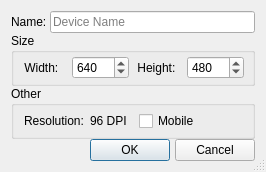
<?xml version="1.0" encoding="UTF-8"?>
<ui version="4.0">
 <class>AddEmulationDevDialog</class>
 <widget class="QDialog" name="AddEmulationDevDialog">
  <property name="windowModality">
   <enum>Qt::WindowModal</enum>
  </property>
  <property name="geometry">
   <rect>
    <x>0</x>
    <y>0</y>
    <width>266</width>
    <height>172</height>
   </rect>
  </property>
  <property name="sizePolicy">
   <sizepolicy hsizetype="Fixed" vsizetype="Fixed">
    <horstretch>0</horstretch>
    <verstretch>0</verstretch>
   </sizepolicy>
  </property>
  <property name="windowTitle">
   <string>Dialog</string>
  </property>
  <property name="windowIcon">
   <iconset resource="RobloxStudio.qrc">
    <normaloff>:/images/ANORRLStudio.png</normaloff>:/images/ANORRLStudio.png</iconset>
  </property>
  <property name="sizeGripEnabled">
   <bool>true</bool>
  </property>
  <property name="modal">
   <bool>true</bool>
  </property>
  <layout class="QVBoxLayout" name="verticalLayout">
   <item>
    <layout class="QVBoxLayout" name="verticalLayout_2">
     <property name="spacing">
      <number>0</number>
     </property>
     <item>
      <layout class="QHBoxLayout" name="horizontalLayout_5" stretch="0,0">
       <property name="spacing">
        <number>0</number>
       </property>
       <property name="margin">
        <number>0</number>
       </property>
       <item>
        <widget class="QLabel" name="label_5">
         <property name="text">
          <string>Name: </string>
         </property>
        </widget>
       </item>
       <item>
        <widget class="QLineEdit" name="lineEditName">
         <property name="placeholderText">
          <string>Device Name</string>
         </property>
        </widget>
       </item>
      </layout>
     </item>
     <item>
      <widget class="QGroupBox" name="groupBox_3">
       <property name="layoutDirection">
        <enum>Qt::LeftToRight</enum>
       </property>
       <property name="autoFillBackground">
        <bool>false</bool>
       </property>
       <property name="title">
        <string>Size</string>
       </property>
       <layout class="QHBoxLayout" name="horizontalLayout_4">
        <property name="spacing">
         <number>0</number>
        </property>
        <property name="leftMargin">
         <number>0</number>
        </property>
        <property name="topMargin">
         <number>0</number>
        </property>
        <property name="rightMargin">
         <number>8</number>
        </property>
        <property name="bottomMargin">
         <number>0</number>
        </property>
        <item>
         <widget class="QLabel" name="label_2">
          <property name="sizePolicy">
           <sizepolicy hsizetype="Minimum" vsizetype="Maximum">
            <horstretch>0</horstretch>
            <verstretch>0</verstretch>
           </sizepolicy>
          </property>
          <property name="layoutDirection">
           <enum>Qt::LeftToRight</enum>
          </property>
          <property name="text">
           <string>Width: </string>
          </property>
          <property name="alignment">
           <set>Qt::AlignCenter</set>
          </property>
         </widget>
        </item>
        <item>
         <widget class="QSpinBox" name="spinBoxWidth">
          <property name="minimum">
           <number>100</number>
          </property>
          <property name="maximum">
           <number>5000</number>
          </property>
          <property name="value">
           <number>640</number>
          </property>
         </widget>
        </item>
        <item>
         <widget class="QLabel" name="label">
          <property name="sizePolicy">
           <sizepolicy hsizetype="Minimum" vsizetype="Minimum">
            <horstretch>0</horstretch>
            <verstretch>0</verstretch>
           </sizepolicy>
          </property>
          <property name="layoutDirection">
           <enum>Qt::LeftToRight</enum>
          </property>
          <property name="text">
           <string>Height: </string>
          </property>
          <property name="alignment">
           <set>Qt::AlignCenter</set>
          </property>
         </widget>
        </item>
        <item>
         <widget class="QSpinBox" name="spinBoxHeight">
          <property name="minimum">
           <number>100</number>
          </property>
          <property name="maximum">
           <number>5000</number>
          </property>
          <property name="value">
           <number>480</number>
          </property>
         </widget>
        </item>
       </layout>
      </widget>
     </item>
     <item>
      <widget class="QGroupBox" name="groupBox_2">
       <property name="title">
        <string>Other</string>
       </property>
       <layout class="QHBoxLayout" name="horizontalLayout">
        <property name="spacing">
         <number>6</number>
        </property>
        <property name="leftMargin">
         <number>5</number>
        </property>
        <property name="topMargin">
         <number>0</number>
        </property>
        <property name="rightMargin">
         <number>0</number>
        </property>
        <property name="bottomMargin">
         <number>0</number>
        </property>
        <item>
         <layout class="QHBoxLayout" name="horizontalLayout_3">
          <property name="leftMargin">
           <number>5</number>
          </property>
          <item>
           <widget class="QLabel" name="label_3">
            <property name="text">
             <string>Resolution:</string>
            </property>
           </widget>
          </item>
          <item>
           <widget class="QLabel" name="dpiValue">
            <property name="text">
             <string>96 DPI</string>
            </property>
           </widget>
          </item>
         </layout>
        </item>
        <item>
         <widget class="QCheckBox" name="checkBoxMobile">
          <property name="text">
           <string>Mobile</string>
          </property>
         </widget>
        </item>
       </layout>
      </widget>
     </item>
     <item>
      <layout class="QHBoxLayout" name="horizontalLayout_2">
       <property name="spacing">
        <number>5</number>
       </property>
       <item>
        <spacer name="horizontalSpacer">
         <property name="orientation">
          <enum>Qt::Horizontal</enum>
         </property>
         <property name="sizeHint" stdset="0">
          <size>
           <width>40</width>
           <height>20</height>
          </size>
         </property>
        </spacer>
       </item>
       <item>
        <widget class="QPushButton" name="okButton">
         <property name="text">
          <string>OK</string>
         </property>
        </widget>
       </item>
       <item>
        <widget class="QPushButton" name="cancelButton">
         <property name="text">
          <string>Cancel</string>
         </property>
        </widget>
       </item>
      </layout>
     </item>
    </layout>
   </item>
  </layout>
 </widget>
 <resources>
  <include location="RobloxStudio.qrc"/>
 </resources>
 <connections/>
</ui>
